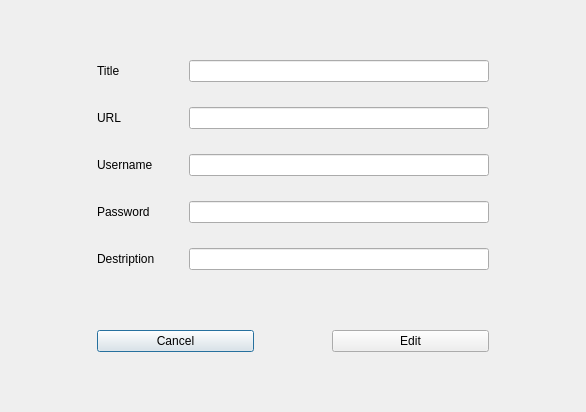
<?xml version="1.0" encoding="UTF-8"?>
<ui version="4.0">
 <class>EditEntry</class>
 <widget class="QDialog" name="EditEntry">
  <property name="geometry">
   <rect>
    <x>0</x>
    <y>0</y>
    <width>586</width>
    <height>412</height>
   </rect>
  </property>
  <property name="windowTitle">
   <string>Dialog</string>
  </property>
  <layout class="QGridLayout" name="gridLayout" rowminimumheight="0,0,0,0,0,0,0,0,0" columnminimumwidth="0,60,0,300,0">
   <property name="leftMargin">
    <number>25</number>
   </property>
   <property name="topMargin">
    <number>25</number>
   </property>
   <property name="rightMargin">
    <number>25</number>
   </property>
   <property name="bottomMargin">
    <number>25</number>
   </property>
   <property name="verticalSpacing">
    <number>25</number>
   </property>
   <item row="1" column="1">
    <widget class="QLabel" name="lbTitle">
     <property name="text">
      <string>Title</string>
     </property>
    </widget>
   </item>
   <item row="8" column="2">
    <spacer name="verticalSpacer">
     <property name="orientation">
      <enum>Qt::Vertical</enum>
     </property>
     <property name="sizeHint" stdset="0">
      <size>
       <width>20</width>
       <height>40</height>
      </size>
     </property>
    </spacer>
   </item>
   <item row="2" column="3">
    <widget class="QLineEdit" name="leUrl"/>
   </item>
   <item row="5" column="1" colspan="2">
    <widget class="QLabel" name="lbDestription">
     <property name="text">
      <string>Destription</string>
     </property>
    </widget>
   </item>
   <item row="5" column="3">
    <widget class="QLineEdit" name="leDescription"/>
   </item>
   <item row="2" column="1">
    <widget class="QLabel" name="lbUrl">
     <property name="text">
      <string>URL</string>
     </property>
    </widget>
   </item>
   <item row="3" column="1">
    <widget class="QLabel" name="lbUsername">
     <property name="text">
      <string>Username</string>
     </property>
    </widget>
   </item>
   <item row="1" column="3">
    <widget class="QLineEdit" name="leTitle"/>
   </item>
   <item row="0" column="3">
    <spacer name="verticalSpacer_2">
     <property name="orientation">
      <enum>Qt::Vertical</enum>
     </property>
     <property name="sizeHint" stdset="0">
      <size>
       <width>20</width>
       <height>40</height>
      </size>
     </property>
    </spacer>
   </item>
   <item row="5" column="0">
    <spacer name="horizontalSpacer_2">
     <property name="orientation">
      <enum>Qt::Horizontal</enum>
     </property>
     <property name="sizeHint" stdset="0">
      <size>
       <width>40</width>
       <height>20</height>
      </size>
     </property>
    </spacer>
   </item>
   <item row="3" column="3">
    <widget class="QLineEdit" name="leUsername"/>
   </item>
   <item row="4" column="3">
    <widget class="QLineEdit" name="lePassword"/>
   </item>
   <item row="7" column="4">
    <spacer name="horizontalSpacer_3">
     <property name="orientation">
      <enum>Qt::Horizontal</enum>
     </property>
     <property name="sizeHint" stdset="0">
      <size>
       <width>40</width>
       <height>20</height>
      </size>
     </property>
    </spacer>
   </item>
   <item row="4" column="1" colspan="2">
    <widget class="QLabel" name="lbPassword">
     <property name="text">
      <string>Password</string>
     </property>
    </widget>
   </item>
   <item row="6" column="2">
    <spacer name="verticalSpacer_3">
     <property name="orientation">
      <enum>Qt::Vertical</enum>
     </property>
     <property name="sizeHint" stdset="0">
      <size>
       <width>20</width>
       <height>40</height>
      </size>
     </property>
    </spacer>
   </item>
   <item row="7" column="1" colspan="3">
    <layout class="QHBoxLayout" name="horizontalLayout" stretch="30,15,30">
     <item>
      <widget class="QPushButton" name="pbCancel">
       <property name="cursor">
        <cursorShape>PointingHandCursor</cursorShape>
       </property>
       <property name="text">
        <string>Cancel</string>
       </property>
      </widget>
     </item>
     <item>
      <spacer name="horizontalSpacer">
       <property name="orientation">
        <enum>Qt::Horizontal</enum>
       </property>
       <property name="sizeHint" stdset="0">
        <size>
         <width>40</width>
         <height>20</height>
        </size>
       </property>
      </spacer>
     </item>
     <item>
      <widget class="QPushButton" name="pbEdit">
       <property name="cursor">
        <cursorShape>PointingHandCursor</cursorShape>
       </property>
       <property name="text">
        <string>Edit</string>
       </property>
      </widget>
     </item>
    </layout>
   </item>
  </layout>
 </widget>
 <resources/>
 <connections/>
</ui>
